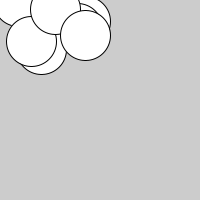
Frame 1 (no input)
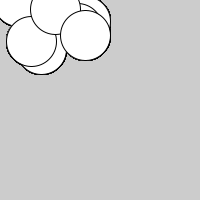
Frame 60 (the mouse pressed at the canvas centre just before this capture)
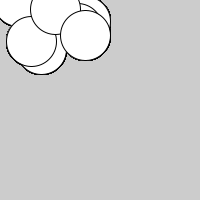
Frame 120 (the mouse held since frame 60 and released just before this capture)

The Processing sketch that drew these frames (run headless with seeded random() and noise(); from frame 60 on, the mouse is pressed at the canvas centre):

// Processing sketch: quiz_ball
// ── quiz_ball.pde
Ball[] balls;
int amount = 9;

void setup(){
  size(200,200);
  balls = new Ball[amount];
  
  for (int n=0; n<amount; n++){
    float rand_x = random(90);
    float rand_y = random(90);
    balls[n] = new Ball(rand_x, rand_y, 50);
  }
}

void draw(){
  for (int n=0; n<amount; n++){
    balls[n].draw();
  }
}

class Ball {
  float pos_x, pos_y, sizeBall;
  
  Ball(float position_x, float position_y, int size){
    pos_x = position_x;
    pos_y = position_y;
    sizeBall = size;
  }
  
  void draw(){
    circle(pos_x, pos_y, sizeBall);
  }
}
